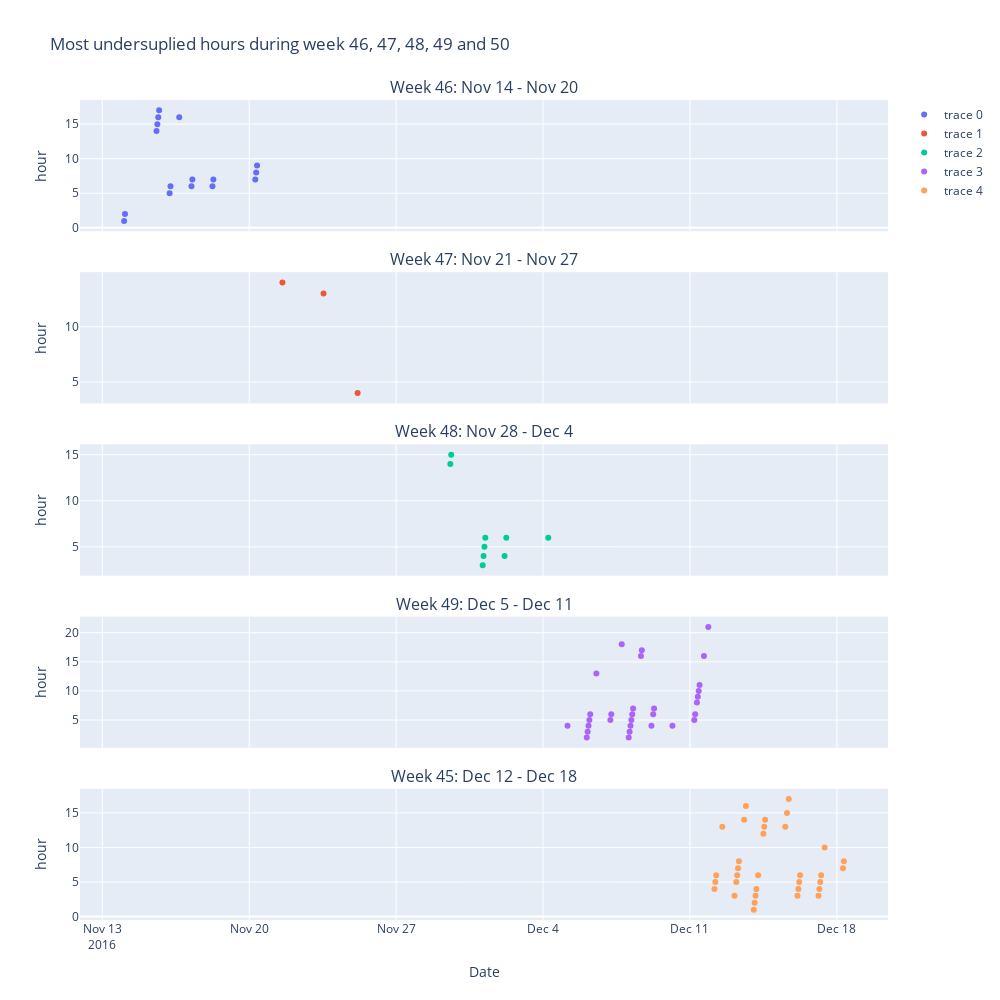

Notebook code for this chart:
### Code cell
fig = make_subplots(rows=5, cols=1,shared_xaxes=True,vertical_spacing=0.05,\
                    subplot_titles=("Week 46: Nov 14 - Nov 20", "Week 47: Nov 21 - Nov 27",\
                                    "Week 48: Nov 28 - Dec 4","Week 49: Dec 5 - Dec 11","Week 45: Dec 12 - Dec 18"))

fig.append_trace(go.Scatter(
    x=XXX[46].index,
    y=XXX[46],mode="markers"
), row=1, col=1)

fig.append_trace(go.Scatter(
    x=XXX[47].index,
    y=XXX[47],mode="markers"
), row=2, col=1)

fig.append_trace(go.Scatter(
    x=XXX[48].index,
    y=XXX[48],mode="markers"
), row=3, col=1)

fig.append_trace(go.Scatter(
    x=XXX[49].index,
    y=XXX[49],mode="markers"
), row=4, col=1)

fig.append_trace(go.Scatter(
    x=XXX[50].index,
    y=XXX[50],mode="markers"
), row=5, col=1)


fig.update_xaxes(title_text="Date", row=5, col=1)

fig.update_yaxes(title_text="hour", row=1, col=1)
fig.update_yaxes(title_text="hour", row=2, col=1)
fig.update_yaxes(title_text="hour", row=3, col=1)
fig.update_yaxes(title_text="hour", row=4, col=1)
fig.update_yaxes(title_text="hour", row=5, col=1)

fig.update_layout(height=1000, width=1000, title_text="Most undersuplied hours during week 46, 47, 48, 49 and 50")
fig.show()
